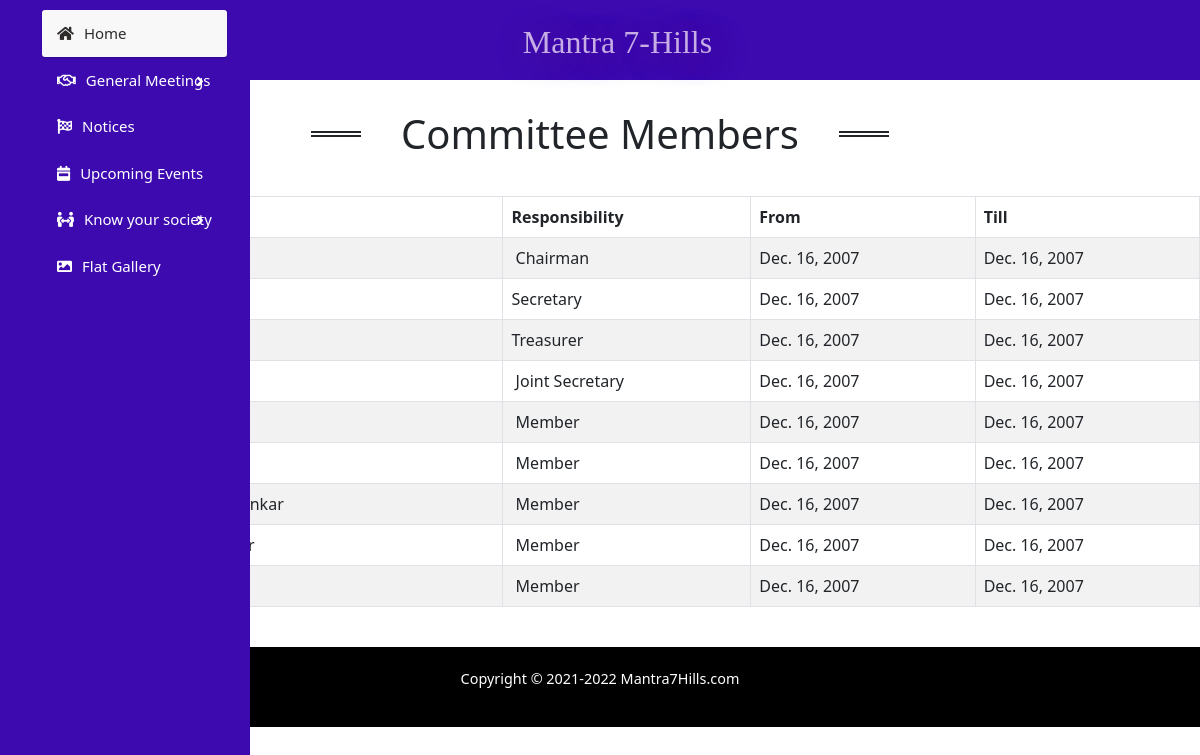
Screenshot of /know-your-society/managing-committee/ with the database file from the repository.
### knowyoursociety/models.py (models this page shows, shortened)
class Committee(models.Model):
    name = models.CharField(max_length=60)
    responsibility = models.CharField(max_length=30)
    appointed_from = models.DateField()
    appointed_till = models.DateField()

### knowyoursociety/views.py (the view)
# urls.py: path("managing-committee/",managing_committee,name="managingCommittee"),
def managing_committee(request):
    committee = Committee.objects.all()
    context = {
        'committee':committee,
    }
    return render(request,"managingCommittee.html",context)

### knowyoursociety/templates/managingCommittee.html (shortened to what this page needs)
{%extends 'base.html'%}
{%block links%}
    {%load static%}
    <link rel="stylesheet" type="text/css"  href="{%static 'knowyoursociety/css/managingCommittee.css'%}">
{%endblock%}
{%block content%}
<div class="heading"><h1>Committee Members</h1></div>
<table  class="table table-striped table-bordered" cellspacing="0" width="100%">
	<thead>
		<tr>
			<th>id</th>
			<th>Name</th>
			<th>Responsibility</th>
			<th>From</th>
			<th>Till</th>
		</tr>
	</thead>
	<tbody>
		{%for member in committee%}
			<tr>
				<td>{{member.id}}</td>
				<td>{{member.name}}</td>
				<td>{{member.responsibility}}</td>
				<td>{{member.appointed_from}}</td>
				<td>{{member.appointed_till}}</td>
			</tr>
		{%endfor%}
	</tbody>
</table>
{%endblock%}
{%block javascript%}
{%load static%}
{%endblock%}

### knowyoursociety/static/knowyoursociety/css/managingCommittee.css (style rules this page uses)
.heading { display: flex; justify-content: center; align-items: center; margin-top: 30px; margin-bottom: 30px; width: 100%; }
.heading h1 { display: grid; grid-template-columns: minmax(50px, 1fr) auto minmax(50px, 1fr); align-items: center; text-align: center; gap: 40px; }
.heading h1::before, .heading h1::after { content: ''; border-top: 6px double; }

### home/static/home/css/base.css (style rules this page uses)
* { margin: 0; padding: 0; }

### rows the page displays
Committee: responsibility "Chairman", appointed_from "Dec. 16, 2007", appointed_till "Dec. 16, 2007"
Committee: responsibility "Secretary", appointed_from "Dec. 16, 2007", appointed_till "Dec. 16, 2007"
Committee: responsibility "Treasurer", appointed_from "Dec. 16, 2007", appointed_till "Dec. 16, 2007"
Committee: responsibility "Joint Secretary", appointed_from "Dec. 16, 2007", appointed_till "Dec. 16, 2007"
Committee: responsibility "Member", appointed_from "Dec. 16, 2007", appointed_till "Dec. 16, 2007"
Committee: responsibility "Member", appointed_from "Dec. 16, 2007", appointed_till "Dec. 16, 2007"
Committee: responsibility "Member", appointed_from "Dec. 16, 2007", appointed_till "Dec. 16, 2007"
Committee: responsibility "Member", appointed_from "Dec. 16, 2007", appointed_till "Dec. 16, 2007"
Committee: responsibility "Member", appointed_from "Dec. 16, 2007", appointed_till "Dec. 16, 2007"
